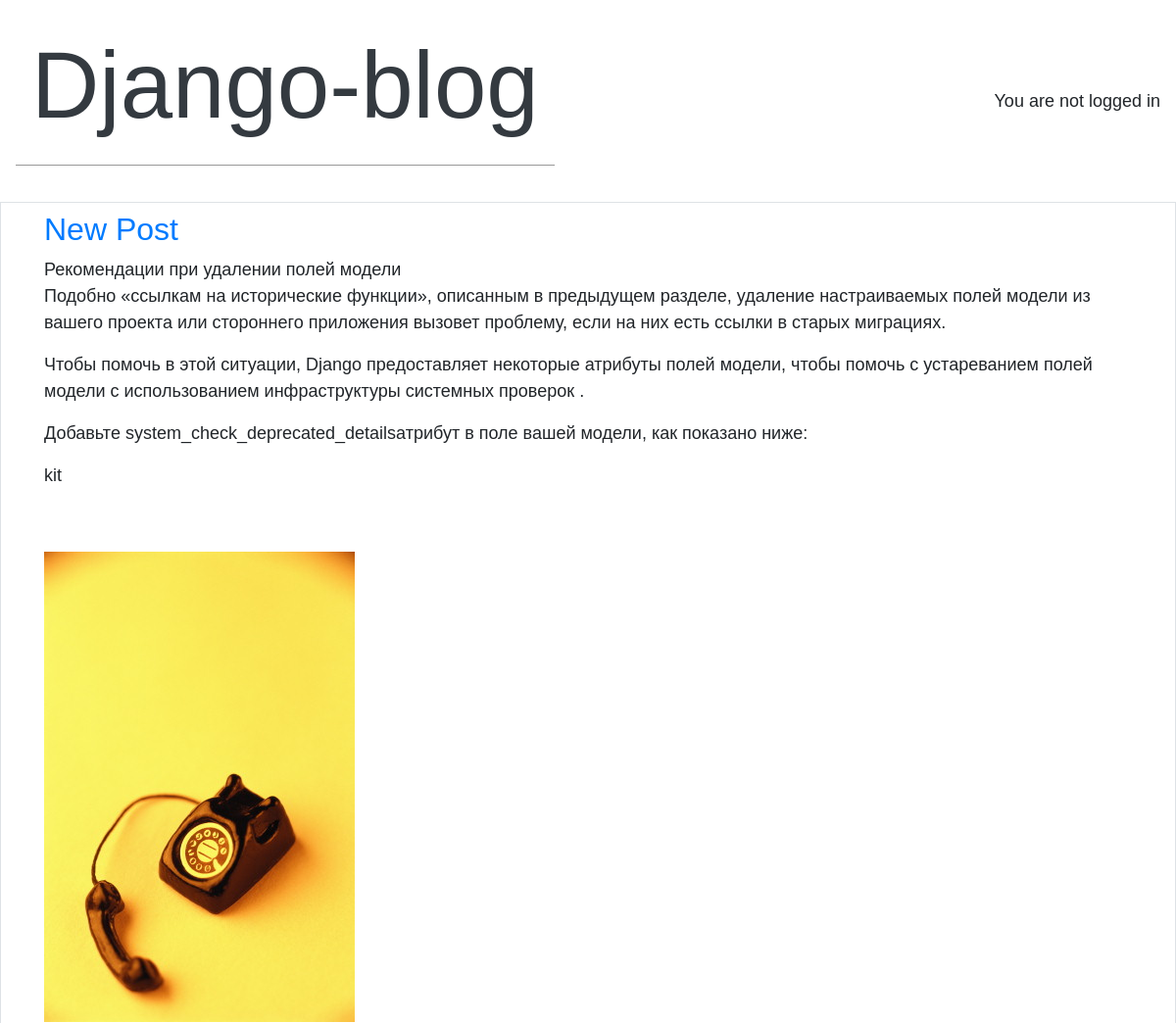
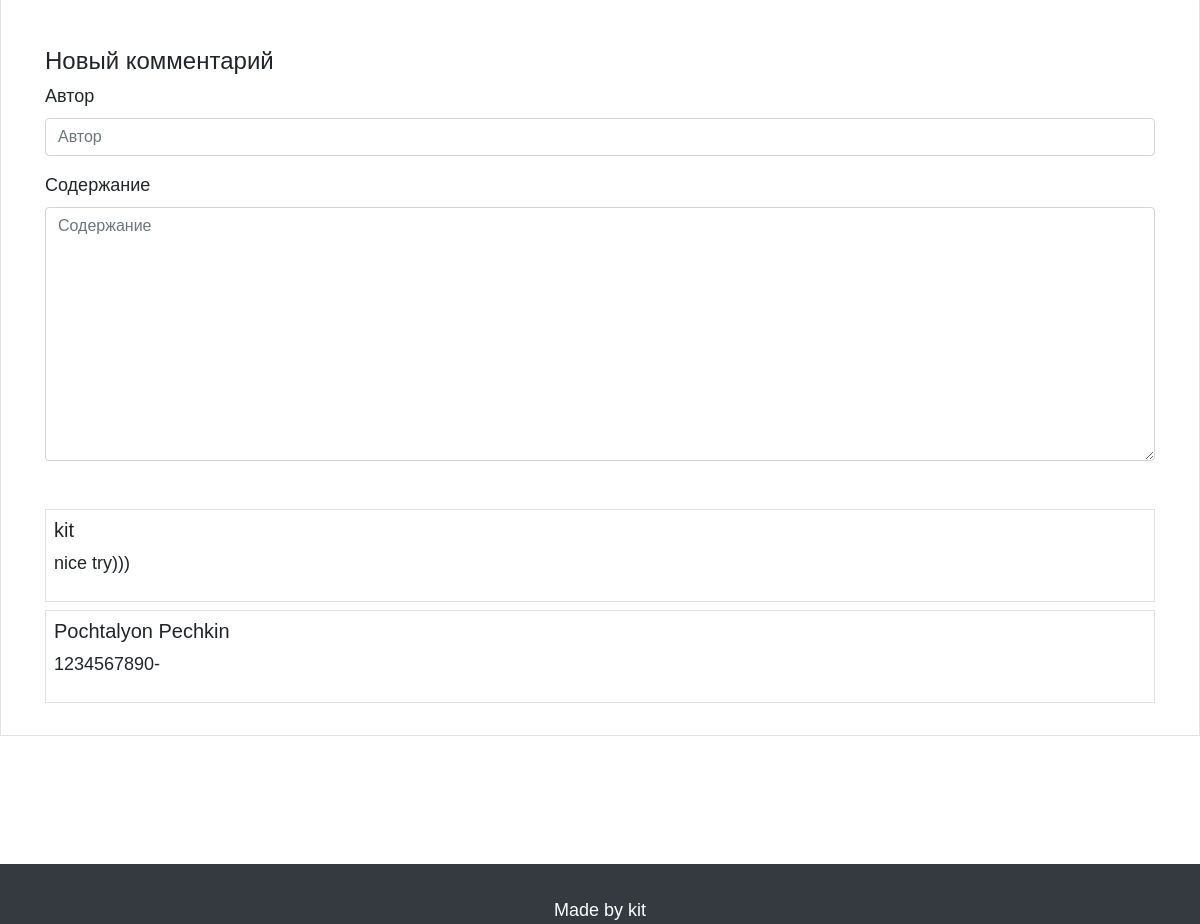
The app's page /post/1/ with its own data (2 pictures, top to bottom).
### blog/models.py (models this page shows, shortened)
class Post(models.Model):
    title = models.CharField(max_length=200)
    author = models.ForeignKey(
        'auth.User',
        on_delete = models.CASCADE,
    )
    body = models.TextField()
    image = models.ImageField(blank=True, verbose_name='Изображение')
    is_active = models.BooleanField(default=True)
    class Meta:
        verbose_name = 'Пост'
        verbose_name_plural = 'Посты'

class AdditionalImage(models.Model):
    post = models.ForeignKey(Post, on_delete=models.CASCADE,
                            verbose_name='Пост')
    image = models.ImageField(verbose_name='Изображение')

class Comment(models.Model):
    post = models.ForeignKey(Post, on_delete=models.CASCADE,
                            verbose_name='Пост')
    author = models.CharField(max_length=30, verbose_name='Автор')
    content = models.TextField(verbose_name='Содержание')
    is_active = models.BooleanField(default=True)
    class Meta:
        verbose_name='Комментарий'
        verbose_name_plural='Комментарии'

### blog/views.py (the view, shortened to what this page needs)
# urls.py: path('post/<int:pk>/', detail, name='post_detail'),
def detail(request, pk):
    post = get_object_or_404(Post, pk=pk)
    ais = post.additionalimage_set.all()
    comments = Comment.objects.filter(post = pk)
    initial = {'post': post.pk}
    form_class = UserCommentForm
    form = form_class(initial=initial)
    context = {'post':post, 'ais':ais, 'form':form, 'comments': comments, }
    return render(request, 'post_detail.html', context)

### blog/forms.py
class UserCommentForm(forms.ModelForm):
    class Meta:
        model = Comment
        exclude = ('is_active',)
        widgets = {'post':forms.HiddenInput}

### templates/post_detail.html (shortened to what this page needs)
{% extends 'base.html' %}
{% load bootstrap4 %}
{% block content %}
<div class="box">
    <article class="media">
        <div class="media-content">
            <h2 class="is-size-5">
                <a href="{% url 'post_detail' post.pk %}">{{ post.title }}</a>
            </h2>
            <div>{{ post.body|linebreaks }}</div>
            <p class="author has-text-right is-italic"> {{ post.author }}</p>
        </div>
    </article>
</div>
{% if ais %}
<div class="d-flex justify-content-between flex-wrap mt-5">
    {% for ai in ais %}
    <div>
        <img class="additional-image" src="{{ ai.image.url }}">
    </div>
    {% endfor %}
</div>
{% endif %}
<h4 class="mt-5">Новый комментарий</h4>
<form method="POST">
    {% bootstrap_form form layout='horizontal' %}
</form>
{% if comments %}
<div class="mt-5">
    {% for comment in comments %}
    <div class='my-2 p-2 border'>
        <h5>
            {{ comment.author }}
        </h5>
        <p>{{ comment.content }}</p>
    </div>
    {% endfor %}
</div>
{% endif %}
<nav class="level">
    {% if user.is_authenticated and user == post.author %}
    <div class="container">
			<div class="d-grid gap-2 d-md-flex justify-content-md-end">
				<a class="btn btn-primary me-md-2" href="{% url 'post_edit' post.pk %}" type="button">Edit blog post</a>
				<a class="btn btn-primary ml-2" href="{% url 'post_delete' post.pk %}" type="button">Delete blog post</a>
			</div>
    </div>
		{% else %}
		<a class="nav-link" href="{% url 'signup' %}">{% buttons submit='Login' %}{% endbuttons %}</a>
		{% endif %}
</nav>
{% endblock content %}

### static/css/base.css (style rules this page uses)
body { font-family: 'Source Sans Pro', sans-serif; font-size: 18px; }
html { position: relative; min-height: 100%; }
body { margin-bottom: 60px; }

### records on screen
Post: title "New Post", body "Рекомендации при удалении полей модели Подобно «ссылкам на исторические функции», описанным в предыдущем разделе, удаление настраиваемых полей модели из вашего проекта или стороннего приложения вызовет проблему, если на них есть ссылки в старых миграциях. Чтобы помочь в этой ситуации, Django предоставляет некоторые атрибуты полей модели, чтобы помочь с устареванием полей модели с использованием инфраструктуры системных проверок . Добавьте system_check_deprecated_detailsатрибут в поле вашей модели, как показано ниже:", author "kit"
AdditionalImage: image (picture)
Comment: author "kit", content "nice try)))"
Comment: author "Pochtalyon Pechkin", content "1234567890-"
